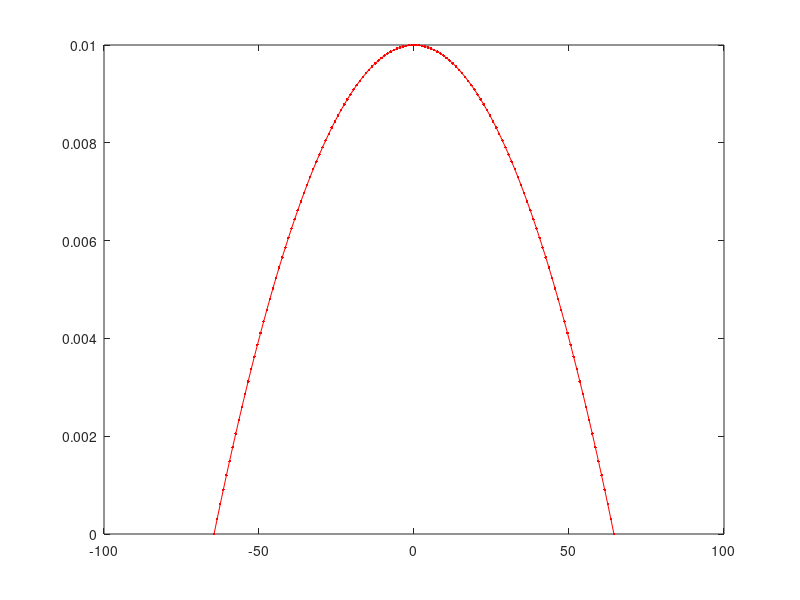

Write the MATLAB code that produced this figure.
clear
clc
%% Out Put Contour Line Of StA
% Kn = 0.27;
% St = (0.00:0.001:0.40);
% AD = Kn./St;
%% Poiseuille Velocity Profile
umax = 0.01;
width = 64.5;
St = (-width:1:width);
AD = -umax*(St+width).*(St-width)/width/width;
%% Write Data
len= length(St);
filename = '.\Scripts\StContourLine.dat';
file=fopen(filename,'w');
fprintf(file,'VARIABLES="StD","AD"\n');
for i=1:len
    fprintf(file,'%10f    %10f\n',St(i),AD(i));
end
fclose all;
%% Plot
figure;
plot(St, AD, '.r-')
%axis([0.00 0.30  0 2.0])
pause(1.0)
close all